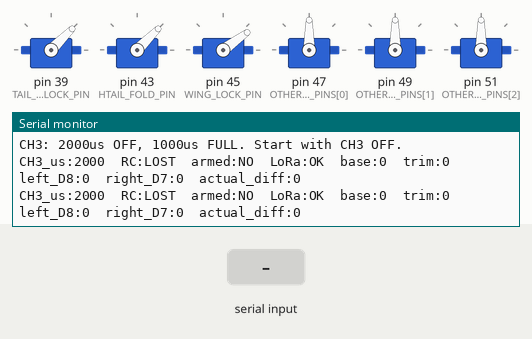
A sketch run on a simulated Arduino Mega 2560, built with avr-gcc and run on an emulated ATmega2560. Parts: 6 × servo, the last lines printed to the serial monitor. The test bench sets the inputs (shaded band). No radio packets arrive unless stated.

Above: at 1.2 s.
1.3 s: "SET \n" received over Serial
At 1.46 s:
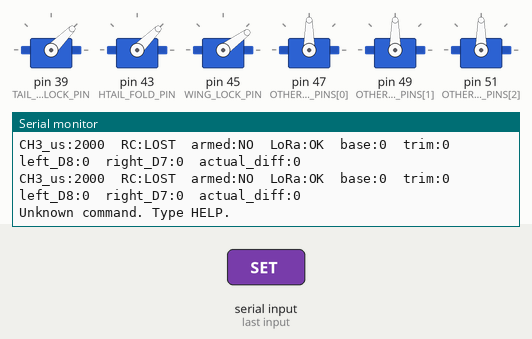
2.8 s: "200\n" received over Serial
At 2.96 s:
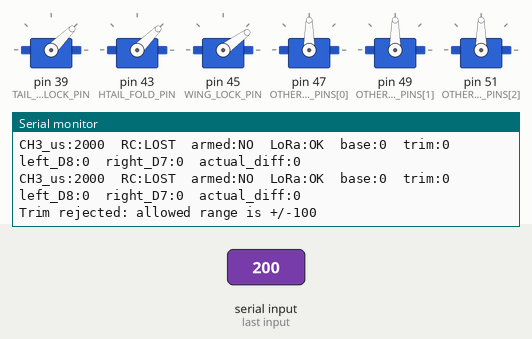

The sketch:

Project_Morpheus_Helicopter_Thrust_Balance.ino
```cpp
/*
  Project Morpheus: helicopter thrust-balance experiment (Arduino Due).

  Purpose: test left/right wing-motor command imbalance with the wing in its
  airplane orientation but with its rotation lock RELEASED. This sketch does
  not command the normal helicopter wing-flip or cyclic/collective control.

  Upload this sketch to the DUE only. Keep the current 6-byte LoRa Nano code.

  Due: CH3 at D44, tail unlock servo D39, H-tail fold D43, wing unlock D45.
  Nano: left ESC D8, right ESC D7, flaperon servos D4/D6 held at neutral.

  CH3 throttle is reversed: 2000 us OFF, 1000 us FULL. With fresh RC and
  throttle initially OFF, it directly controls the shared motor base command.

  Serial Monitor (115200, newline):
    SET 10   -> left command minus right command = +10 units
    SET -6   -> left command minus right command = -6 units
    +1       -> increase difference by 1 unit
    -1       -> decrease difference by 1 unit
    ZERO     -> reset difference to zero
    STATUS   -> print current configuration and motor commands
    HELP     -> print commands

  Trim is split across both ESC commands so that the average remains as
  close as possible to the CH3 command. Both ESCs are exactly zero at throttle
  OFF, and both commands are constrained to the 0..255 range. At either limit,
  the actual difference can be smaller than the requested difference.

  Safeguards: no motor output before a fresh, OFF CH3 signal has been seen
  after the startup servo-settle period; loss of RC re-arms only at OFF;
  Nano's own 500 ms LoRa failsafe still applies. There is NO wing-lock or
  fold-position feedback: visually verify motion before running propellers.
*/

#include <SPI.h>
#include <LoRa.h>
#include <Servo.h>
#include <stdlib.h>
#include <ctype.h>
#include <string.h>

#include "Config.h"

Servo tailUnlockServo;
Servo hTailFoldServo;
Servo wingUnlockServo;
Servo otherServos[3];

volatile uint32_t throttleRiseUs = 0;
volatile uint32_t throttleLastValidUs = 0;
volatile uint16_t throttlePulseUs = RC_THROTTLE_OFF_US;

bool loraReady = false;
volatile bool loraTxBusy = false;
uint32_t lastLoraTxStartUs = 0;
uint32_t lastLoraSendUs = 0;
uint32_t servoStartMs = 0;

bool throttleFresh = false;
bool throttleArmed = false;
uint16_t currentThrottleUs = RC_THROTTLE_OFF_US;
uint8_t baseMotorCommand = 0;
uint8_t leftMotorCommand = 0;
uint8_t rightMotorCommand = 0;
int16_t motorTrimUnits = INITIAL_HELICOPTER_MOTOR_TRIM_UNITS;

char serialBuffer[32];
uint8_t serialLength = 0;

void onThrottleEdge() {
  uint32_t now = micros();

  if (digitalRead(RC_THROTTLE_PIN) == HIGH) {
    throttleRiseUs = now;
  } else {
    uint32_t pulseUs = now - throttleRiseUs;
    if (pulseUs >= RC_MIN_VALID_US && pulseUs <= RC_MAX_VALID_US) {
      throttlePulseUs = (uint16_t)pulseUs;
      throttleLastValidUs = now;
    }
  }
}

void onLoRaTxDone() {
  loraTxBusy = false;
}

uint8_t clampMotorCommand(int16_t command) {
  if (command <= 0) return 0;
  if (command >= 255) return 255;
  return (uint8_t)command;
}

void updateThrottleAndMix() {
  uint16_t pulseCopy;
  uint32_t lastValidCopy;

  noInterrupts();
  pulseCopy = throttlePulseUs;
  lastValidCopy = throttleLastValidUs;
  interrupts();

  currentThrottleUs = pulseCopy;
  throttleFresh = lastValidCopy != 0 &&
    (uint32_t)(micros() - lastValidCopy) <= RC_TIMEOUT_US;

  if (!throttleFresh) {
    throttleArmed = false;
  }

  // Prevent a high-stick startup or restart following an RC-signal loss.
  if (throttleFresh && !throttleArmed &&
      (uint32_t)(millis() - servoStartMs) >= SERVO_SETTLE_TIME_MS &&
      currentThrottleUs >= THROTTLE_OFF_ARM_THRESHOLD_US) {
    throttleArmed = true;
  }

  baseMotorCommand = 0;
  leftMotorCommand = 0;
  rightMotorCommand = 0;

  if (!throttleFresh || !throttleArmed) return;

  // Exactly the current airplane-mode sense: 2000=off; 1000=full.
  int32_t safePulse = constrain((int32_t)currentThrottleUs,
                                (int32_t)RC_THROTTLE_FULL_US,
                                (int32_t)RC_THROTTLE_OFF_US);
  baseMotorCommand = (uint8_t)(
    ((int32_t)RC_THROTTLE_OFF_US - safePulse) * 255L /
    (RC_THROTTLE_OFF_US - RC_THROTTLE_FULL_US)
  );

  // Keep both ESCs at their untrimmed minimum for arming and stopping.
  if (baseMotorCommand == 0) return;

  // leftDelta - rightDelta == motorTrimUnits, even for odd trim values.
  int16_t leftDelta = motorTrimUnits / 2;
  int16_t rightDelta = leftDelta - motorTrimUnits;
  leftMotorCommand = clampMotorCommand((int16_t)baseMotorCommand + leftDelta);
  rightMotorCommand = clampMotorCommand((int16_t)baseMotorCommand + rightDelta);
}

void sendMotorPacket() {
  if (!loraReady || loraTxBusy) return;

  // Unchanged 6-byte Nano protocol. Flaperons held at airplane neutral.
  uint8_t packet[LORA_PACKET_BYTES] = {
    0,                    // signed left flaperon = neutral
    0,                    // signed right flaperon = neutral
    leftMotorCommand,     // Nano D8 (left ESC)
    rightMotorCommand,    // Nano D7 (right ESC)
    throttleFresh ? (uint8_t)0 : (uint8_t)255, // status; Nano ignores it
    0                     // XOR checksum below
  };

  for (uint8_t i = 0; i < LORA_PACKET_BYTES - 1; i++) {
    packet[LORA_PACKET_BYTES - 1] ^= packet[i];
  }

  LoRa.beginPacket();
  LoRa.write(packet, LORA_PACKET_BYTES);
  loraTxBusy = true;
  lastLoraTxStartUs = micros();

  if (LoRa.endPacket(true) == 0) {
    loraTxBusy = false;
  }
}

void serviceLoRaTxTimeout() {
  if (loraTxBusy &&
      (uint32_t)(micros() - lastLoraTxStartUs) > LORA_TX_TIMEOUT_US) {
    loraTxBusy = false;
    LoRa.idle();
  }
}

void printStatus() {
  Serial.print("CH3_us:");
  Serial.print(currentThrottleUs);
  Serial.print("\tRC:");
  Serial.print(throttleFresh ? "OK" : "LOST");
  Serial.print("\tarmed:");
  Serial.print(throttleArmed ? "YES" : "NO");
  Serial.print("\tLoRa:");
  Serial.print(loraReady ? "OK" : "FAILED");
  Serial.print("\tbase:");
  Serial.print(baseMotorCommand);
  Serial.print("\ttrim:");
  Serial.print(motorTrimUnits);
  Serial.print("\tleft_D8:");
  Serial.print(leftMotorCommand);
  Serial.print("\tright_D7:");
  Serial.print(rightMotorCommand);
  Serial.print("\tactual_diff:");
  Serial.println((int)leftMotorCommand - (int)rightMotorCommand);
}

void printHelp() {
  Serial.println("Motor trim (units on 0..255 Due->Nano commands):");
  Serial.println("  SET 10, SET -6, +1, -1, ZERO, STATUS, HELP");
  Serial.println("Positive trim = LEFT D8 command above RIGHT D7.");
  Serial.println("Trim is temporary until entered in Config.h and re-uploaded.");
  Serial.println("CH3: 2000us OFF, 1000us FULL. Start with CH3 OFF.");
}

bool parseInteger(const char *text, long *value) {
  if (!text || !*text) return false;
  char *end;
  long parsed = strtol(text, &end, 10);
  if (end == text) return false;
  while (*end && isspace((unsigned char)*end)) end++;
  if (*end) return false;
  *value = parsed;
  return true;
}

void changeTrim(long newTrim) {
  if (newTrim < -MAX_ABS_HELICOPTER_MOTOR_TRIM_UNITS ||
      newTrim > MAX_ABS_HELICOPTER_MOTOR_TRIM_UNITS) {
    Serial.print("Trim rejected: allowed range is +/-");
    Serial.println(MAX_ABS_HELICOPTER_MOTOR_TRIM_UNITS);
    return;
  }
  motorTrimUnits = (int16_t)newTrim;
  updateThrottleAndMix();
  printStatus();
}

void processSerialCommand(char *line) {
  while (*line && isspace((unsigned char)*line)) line++;
  for (char *p = line; *p; ++p) *p = (char)toupper((unsigned char)*p);

  if (strcmp(line, "HELP") == 0 || strcmp(line, "?") == 0) {
    printHelp();
  } else if (strcmp(line, "STATUS") == 0) {
    printStatus();
  } else if (strcmp(line, "ZERO") == 0) {
    changeTrim(0);
  } else {
    const char *numberText = line;
    bool relative = false;
    if (strncmp(line, "SET ", 4) == 0) {
      numberText = line + 4;
    } else if (line[0] == '+' || line[0] == '-') {
      relative = true;
    }
    long value;
    if (parseInteger(numberText, &value)) {
      changeTrim(relative ? (long)motorTrimUnits + value : value);
    } else if (*line) {
      Serial.println("Unknown command. Type HELP.");
    }
  }
}

void pollSerial() {
  while (Serial.available()) {
    char ch = (char)Serial.read();
    if (ch == '\r' || ch == '\n') {
      if (serialLength) {
        serialBuffer[serialLength] = '\0';
        processSerialCommand(serialBuffer);
        serialLength = 0;
      }
    } else if (serialLength < sizeof(serialBuffer) - 1) {
      serialBuffer[serialLength++] = ch;
    } else {
      serialLength = 0;
      Serial.println("Command too long. Type HELP.");
    }
  }
}

void setup() {
  Serial.begin(USB_BAUD);

  // Use fixed helicopter-test mechanical positions (CH6 is not read).
  tailUnlockServo.attach(TAIL_UNLOCK_PIN, SERVO_MIN_US, SERVO_MAX_US);
  hTailFoldServo.attach(HTAIL_FOLD_PIN, SERVO_MIN_US, SERVO_MAX_US);
  wingUnlockServo.attach(WING_LOCK_PIN, SERVO_MIN_US, SERVO_MAX_US);
  tailUnlockServo.writeMicroseconds(TAIL_LOCKED_US);
  hTailFoldServo.writeMicroseconds(HTAIL_FOLDED_US);
  wingUnlockServo.writeMicroseconds(WING_UNLOCK_US);
  for (uint8_t i = 0; i < 3; i++) {
    otherServos[i].attach(OTHER_SERVO_PINS[i], SERVO_MIN_US, SERVO_MAX_US);
    otherServos[i].writeMicroseconds(OTHER_SERVO_CENTER_US);
  }
  servoStartMs = millis();

  pinMode(RC_THROTTLE_PIN, INPUT);
  attachInterrupt(digitalPinToInterrupt(RC_THROTTLE_PIN), onThrottleEdge, CHANGE);

  LoRa.setPins(LORA_SS_PIN, LORA_RST_PIN, LORA_DIO0_PIN);
  loraReady = LoRa.begin(LORA_FREQUENCY_HZ);
  if (loraReady) {
    LoRa.setTxPower(LORA_TX_POWER_DBM);
    LoRa.setSpreadingFactor(LORA_SPREADING_FACTOR);
    LoRa.setSignalBandwidth(LORA_BANDWIDTH_HZ);
    LoRa.setCodingRate4(LORA_CODING_RATE_DENOMINATOR);
    LoRa.enableCrc();
    LoRa.onTxDone(onLoRaTxDone);
  }

  Serial.println("Morpheus helicopter motor balance: Due test ready");
  Serial.println("Wing UNLOCK 900us; tail LOCKED 1000us; H-tail FOLD 1000us");
  Serial.println("Wing orientation is mechanical: leave it in AIRPLANE orientation.");
  Serial.println("Remove propellers for first servo / ESC / failsafe checks.");
  printHelp();
  if (!loraReady) Serial.println("ERROR: LoRa start failed, motors stay off.");
}

void loop() {
  static uint32_t lastPrintMs = 0;

  pollSerial();
  updateThrottleAndMix();
  serviceLoRaTxTimeout();

  uint32_t nowUs = micros();
  if ((uint32_t)(nowUs - lastLoraSendUs) >= LORA_SEND_PERIOD_US) {
    if (!loraTxBusy && loraReady) {
      sendMotorPacket();
      lastLoraSendUs = nowUs;
    }
  }

  if ((uint32_t)(millis() - lastPrintMs) >= 500UL) {
    lastPrintMs = millis();
    printStatus();
  }
}
```

Config.h
```cpp
#ifndef HELICOPTER_THRUST_BALANCE_CONFIG_H
#define HELICOPTER_THRUST_BALANCE_CONFIG_H

#include <Arduino.h>

// Standalone Due experiment. These values do not change airplane mode.
const uint32_t USB_BAUD = 115200;

// RC CH3: current receiver wiring and reversed airplane-mode throttle.
const uint8_t RC_THROTTLE_PIN = 44;
const uint16_t RC_MIN_VALID_US = 800;
const uint16_t RC_MAX_VALID_US = 2200;
const uint16_t RC_THROTTLE_FULL_US = 1000;
const uint16_t RC_THROTTLE_OFF_US = 2000;
const uint32_t RC_TIMEOUT_US = 100000UL;
const uint16_t THROTTLE_OFF_ARM_THRESHOLD_US = 1950;
const uint32_t SERVO_SETTLE_TIME_MS = 3000UL;

// Due servos: all bounds are allowed to cover 500..2500 us.
const uint16_t SERVO_MIN_US = 500;
const uint16_t SERVO_MAX_US = 2500;
const uint8_t TAIL_UNLOCK_PIN = 39;
const uint8_t HTAIL_FOLD_PIN = 43;
const uint8_t WING_LOCK_PIN = 45;
const uint8_t OTHER_SERVO_PINS[] = {47, 49, 51};

// Keep the tail locked in helicopter operation; unlock only for landing
// in a separate landing-mode controller.
const uint16_t TAIL_LOCKED_US = 1000;
const uint16_t HTAIL_FOLDED_US = 1000;
// Existing helicopter experiments use 900 us for fully open, not the
// airplane-mode 1300 us partial-unlock position. Verify on the real mechanism.
const uint16_t WING_UNLOCK_US = 900;
const uint16_t OTHER_SERVO_CENTER_US = 1500;

// Current six-byte Nano receiver, no Nano firmware changes required.
const long LORA_FREQUENCY_HZ = 433000000L;
const uint8_t LORA_SS_PIN = 10;
const uint8_t LORA_RST_PIN = 9;
const uint8_t LORA_DIO0_PIN = 2;
const uint8_t LORA_TX_POWER_DBM = 17;
const uint8_t LORA_SPREADING_FACTOR = 7;
const long LORA_BANDWIDTH_HZ = 500000L;
const uint8_t LORA_CODING_RATE_DENOMINATOR = 5;
const uint8_t LORA_PACKET_BYTES = 6;
const uint32_t LORA_SEND_PERIOD_US = 20000UL;
const uint32_t LORA_TX_TIMEOUT_US = 250000UL;

// Helicopter-only motor trim: LEFT_D8 - RIGHT_D7, in 0..255 command units.
// Positive means more command to the left ESC (Nano D8).
// After finding the final value, set it here and apply that same value to
// helicopter-mode mixers ONLY; do not change airplane-mode motor scaling.
const int16_t INITIAL_HELICOPTER_MOTOR_TRIM_UNITS = 0;
const int16_t MAX_ABS_HELICOPTER_MOTOR_TRIM_UNITS = 100;

#endif
```

Measured:
- after the input at 1.3 s, the serial monitor: prints a new line at once (image 1)
- after the input at 2.8 s, the serial monitor: prints a new line at once (image 2)
